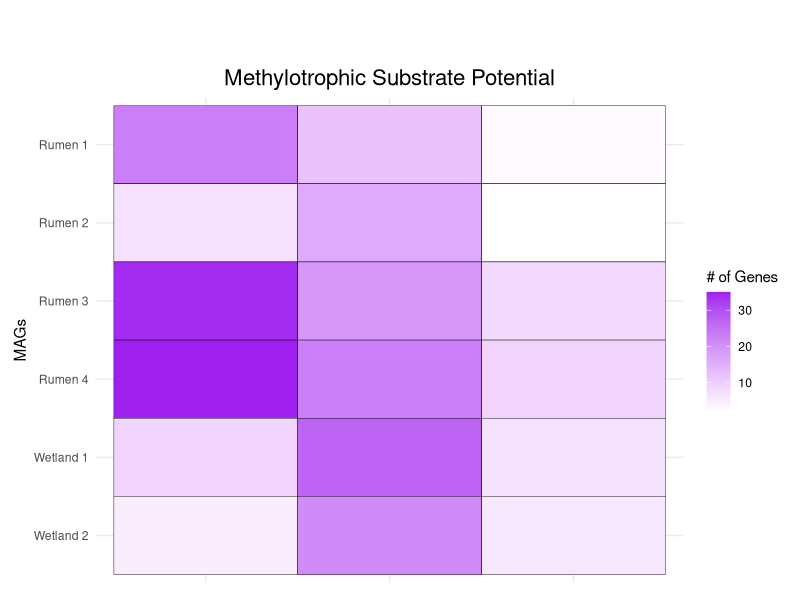

Reproduce this figure in R. (Note: this script raises an error after producing the figure.)
#load in relevant libraries
library(dplyr)
library(ggplot2)
library(tidyverse)
library(reshape2)

#Read the csv into a dataframe and change one of the column headers to be easier to read
MethylPotential <- read.csv("TR_Metabolism_Summary_METHYL_Trim.csv")
colnames(MethylPotential)[colnames(MethylPotential) == "X.Rumen.1."] <- "Rumen.1"

#Group by Methyl-Potential and sum the values 
MethylPotentialSummed <- MethylPotential %>% group_by(module) %>% 
  summarise(Rumen_1 = sum(Rumen.1), Rumen_2 = sum(Rumen.2), 
            Rumen_3 = sum(Rumen.3), Rumen_4 = sum(Rumen.4), Wetland_1 = sum(Wetland.1), Wetland_2 = sum(Wetland.2))

#Transpose MethylPotentialSummed to switch the rows and columns
TransMethylPotentialSummed <- as.data.frame(t(MethylPotentialSummed))

#Remove first row and move categories to column headers
colnames(TransMethylPotentialSummed) <- c("Methyl-N", "Methyl-O", "Methyl-S")
TransMethylPotentialSummed <- TransMethylPotentialSummed[-1, ]

#Save a vector as the row names of Trans Methyl and add the vector as a column. Move the column to the first position
mag_names <- row.names(TransMethylPotentialSummed)
TransMethylPotentialSummed$MAGs <- mag_names
TransMethylPotentialSummed <- TransMethylPotentialSummed %>% select(MAGs, everything())

#Melt the dataframe into a long format for use in a heatmap in ggplot using the new column "MAGs" as the identifier to sort by
MeltMethylPotential <- melt(TransMethylPotentialSummed, id.vars = "MAGs")

#Convert values to a numeric vector
MeltMethylPotential$value <- as.numeric(as.character(MeltMethylPotential$value))
#Change MAGs so they look nicer on the plot 
MeltMethylPotential$MAGs <- c("Rumen 1", "Rumen 2", "Rumen 3", "Rumen 4", "Wetland 1",
                              "Wetland 2", "Rumen 1", "Rumen 2", "Rumen 3", "Rumen 4", 
                              "Wetland 1", "Wetland 2","Rumen 1", "Rumen 2", "Rumen 3", 
                              "Rumen 4", "Wetland 1", "Wetland 2")

#Plot heatmap
ggplot(MeltMethylPotential, aes(x = variable, y=MAGs , fill=value))+
  geom_tile(color='black', lwd=.15, linetype=1)+
  theme_minimal()+
  theme(
    plot.title = element_text(hjust = 0.5, size = 16),
    plot.margin = margin(t = 50, r = 10, b = 10, l = 10, unit = "pt"),
    axis.text.x = element_blank(),  
    axis.ticks.x = element_blank()
  ) +
  scale_fill_continuous(low="white", high="purple", na.value="white",)+
  xlab(NULL) + labs(title = "Methylotrophic Substrate Potential", fill = "# of Genes")+
  scale_y_discrete(limits=rev)
#Methyl-N
a <- ggplot(MethylN, aes(x = variable, y=MAGs , fill=value))+
  geom_tile(color='black', lwd=.15, linetype=1)+
  theme_minimal()+
  theme(
    plot.title = element_text(hjust = 0.5, size = 16),
    plot.margin = margin(t = 50, r = 10, b = 10, l = 10, unit = "pt"),
    axis.text.x = element_text(size = 14),
    axis.text.y = element_text(size = 12),
    axis.title.y = element_text(size = 18),
  ) +
  scale_fill_continuous(low="white", high="darkblue", na.value="white", limits = c(0,max(MethylN$value)))+
  xlab(NULL) + labs(title = NULL, fill = "# of Genes")+
  scale_y_discrete(limits=rev)+
  theme(legend.position = "bottom")
#Methyl-O
b <- ggplot(MethylO, aes(x = variable, y=MAGs , fill=value))+
  geom_tile(color='black', lwd=.15, linetype=1)+
  theme_minimal()+
  theme(
    plot.title = element_text(hjust = 0.5, size = 16),
    plot.margin = margin(t = 50, r = 10, b = 10, l = 10, unit = "pt"),
    axis.title.y = element_blank(),  
    axis.text.y = element_blank(),
    axis.text.x = element_text(size = 14)
  ) +
  scale_fill_continuous(low="white", high="red", na.value="white", limits = c(0,max(MethylO$value)))+
  xlab(NULL) + labs(title = NULL, fill = "# of Genes")+
  scale_y_discrete(limits=rev)+
  theme(legend.position = "bottom")
#Methyl-S
c <- ggplot(MethylS, aes(x = variable, y=MAGs , fill=value))+
  geom_tile(color='black', lwd=.15, linetype=1)+
  theme_minimal()+
  theme(
    plot.title = element_text(hjust = 0.5, size = 16),
    plot.margin = margin(t = 50, r = 10, b = 10, l = 10, unit = "pt"),
    axis.title.y = element_blank(),  
    axis.text.y = element_blank(),
    axis.text.x = element_text(size = 14),
  ) +
  scale_fill_continuous(low="white", high="gold", na.value="white", limits = c(0,max(MethylS$value)), breaks = c(0,2,4,6,8,10))+
  xlab(NULL) + labs(title = NULL, fill = "# of Genes")+
  scale_y_discrete(limits=rev)+
  theme(legend.position = "bottom")
  

MethylPlot <- grid.arrange(a, b, c, ncol = 3, layout_matrix = rbind(c(1, 2,3)))

